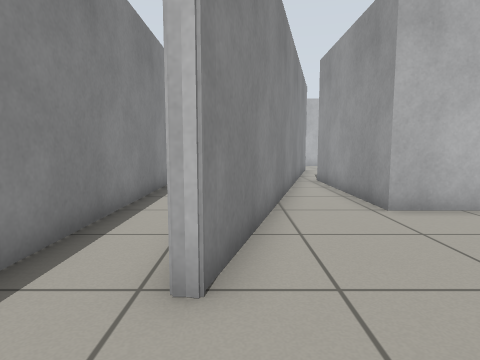
[1] (above)

16 first-person views from a walk through a robot-simulator world made for Gazebo. The camera is 0.71 m above the floor, tilts 6° down and sees 75° across. The floor is counted in squares, 0.5 m on a side. Each view is taken from the middle of a square. On the plan, view 1 faces up. The plan holds only what a view shows up to about 14 squares ahead; the rest is blank.

[2]
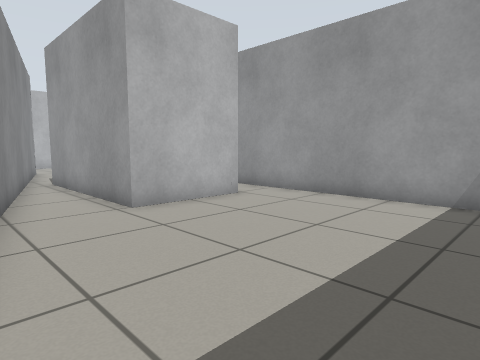

[3]
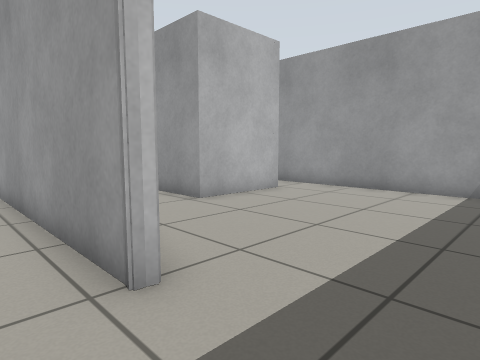

[4]
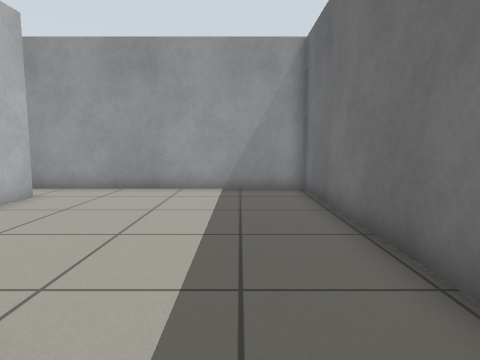

[5]
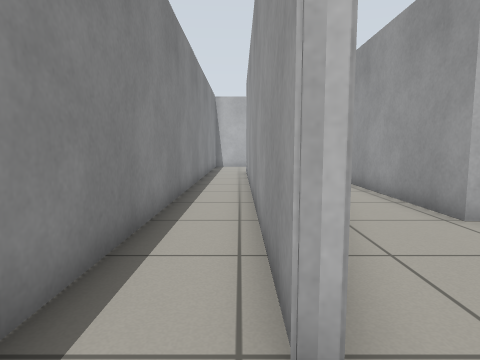

[6]
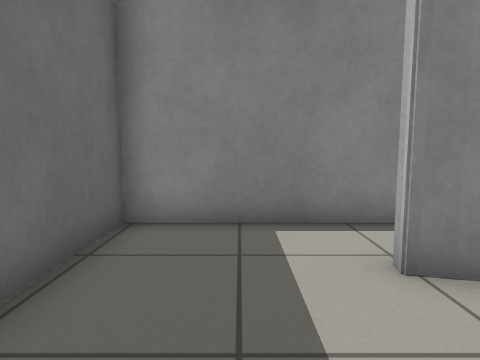

[7]
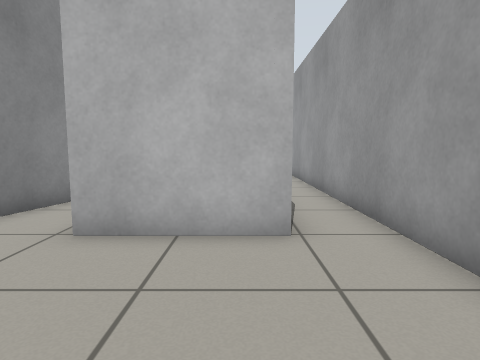

[8]
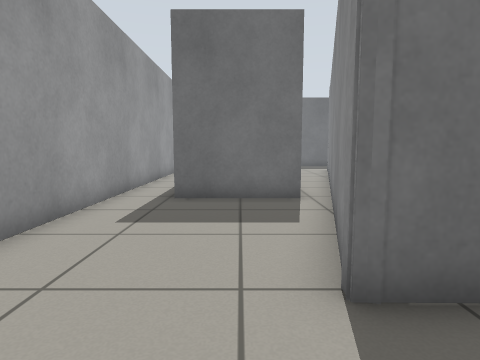

[9]
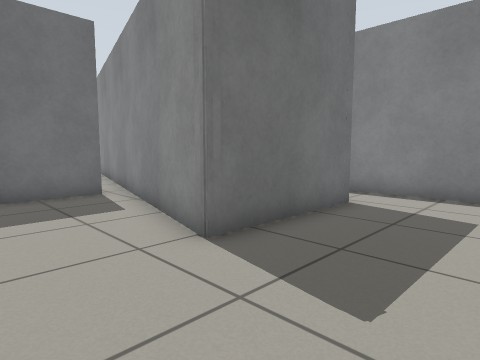

[10]
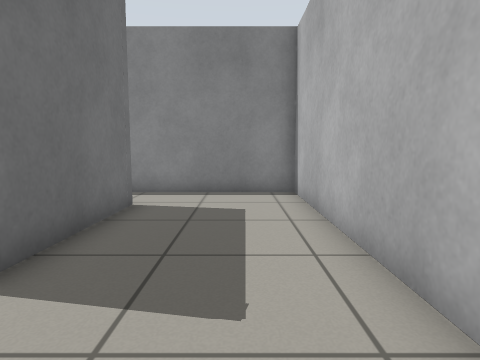

[11]
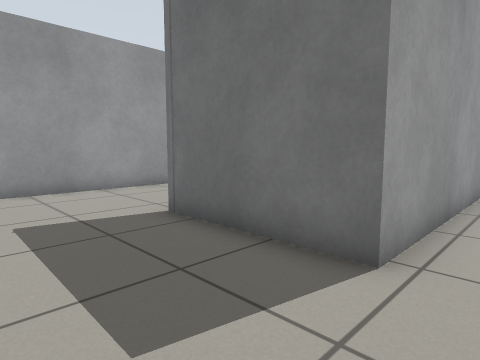

[12]
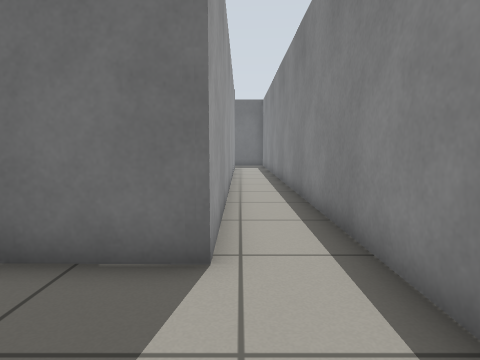

[13]
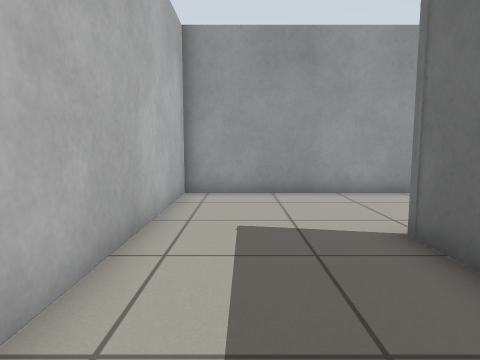

[14]
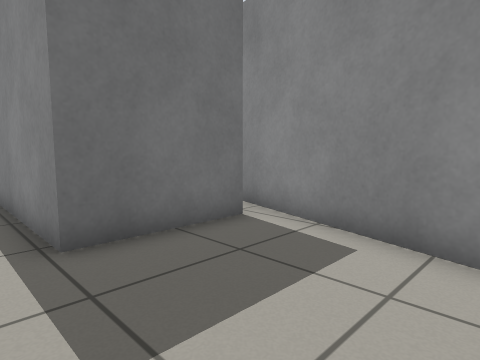

[15]
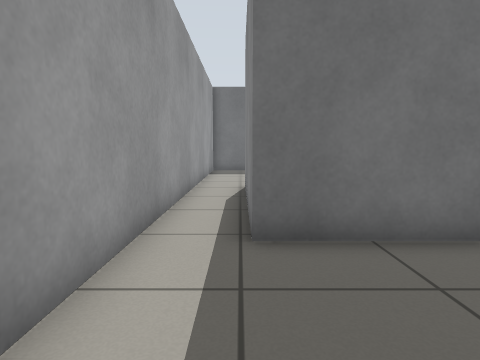

[16]
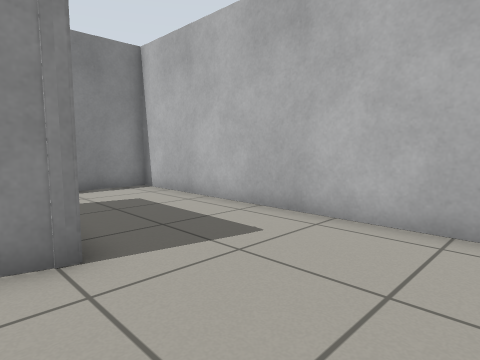

### Floor plan
Points are (right, up) in squares from view 1. A wall is a line through its corners. A room is listed if a view was taken in it or the views show most of it. See-through windows are left out.
Room 1 (views 1, 2, 3, 4, 5, 8, 9, 10, 11, 12, 13, 14, 15, 16)
walls: (3.3, 13.4) (6.8, 13.4) (6.8, 6.9); (8.6, 6.5) (8.6, 23.7) (-2.8, 23.7) (-2.8, -1.2) (0.4, -1.2); (-0.4, 2.8) (-0.6, 2.8) (-0.6, 19.3) (4, 19.3) (2.7, 14.5)
ways out: opening at (0, 1) to room 2; opening at (4, 14) to room 2; opening at (8, 7) to room 2
Room 2 (views 6, 7)
walls: (6.8, 6.9) (3.3, 6.9) (3.3, 13.4); (0.4, -1.2) (8.6, -1.2) (8.6, 6.5); (2.7, 14.5) (-0.4, 2.8)
ways out: opening at (0, 1) to room 1; opening at (4, 14) to room 1; opening at (8, 7) to room 1

Positions as (right, up) in squares from view 1, and headings:
1: (0, 0), facing up
2: (0, 0), facing up-right
3: (-2, 0), facing up-right
4: (-2, 1), facing right
5: (-1, 1), facing up
6: (3, 1), facing left
7: (6, 2), facing up
8: (5, 22), facing down
9: (7, 23), facing down-left
10: (7, 22), facing left
11: (-2, 23), facing down-right
12: (-1, 23), facing down
13: (-1, 22), facing right
14: (8, 18), facing down-left
15: (7, 18), facing down
16: (8, 18), facing up-left
